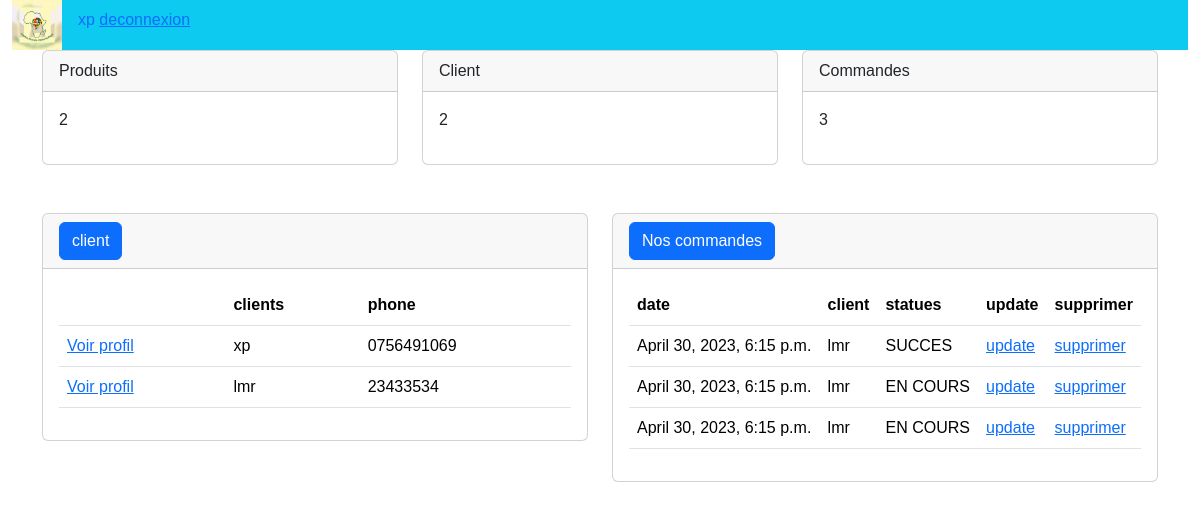
The app's page / (signed in), older data.
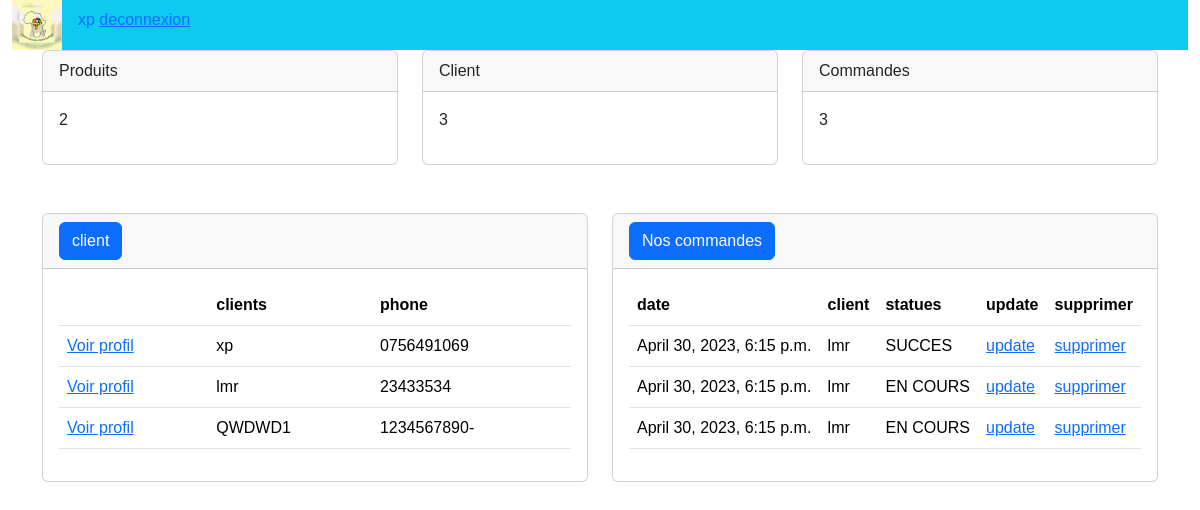
The same page, newer data.
### accounts/models.py (models this page shows, shortened)
class Client(models.Model):
    user = models.OneToOneField(User, null=True, on_delete=models.CASCADE)
    nom = models.CharField(max_length=200, null=True)
    phone = models.CharField(max_length=200, null=True)
    photo_profil = models.ImageField(null=True, blank=True)
    email = models.EmailField(max_length=254, null=True)
    date = models.DateTimeField(auto_now_add=True, null=True)
    def __str__(self):
        return self.nom

class Commande(models.Model):
    STATUS = (("ECHEC", "ECHEC"), ("EN COURS", "EN COURS"), ("SUCCES", "SUCCES"))
    client = models.ForeignKey(Client, null=True, on_delete=models.SET_NULL)
    produit = models.ForeignKey(Produit, null=True, on_delete=models.SET_NULL)
    date = models.DateTimeField(auto_now_add=True, null=True)
    status = models.CharField(max_length=200, null=True, choices=STATUS)

### accounts/decorators.py (the view)
    def wrapper_func(request, *args, **kwargs):
        group = None
        if request.user.groups.exists():
            group = request.user.groups.all()[0].name
        if group == "client":
            return redirect("user_page")
        if group == "admin":
            return view_func(request, *args, **kwargs)

### accounts/views.py (called while the page is built)
@login_required(login_url="loginpage")
@admin_only
def accueil(request):
    clients = Client.objects.all()
    commandes = Commande.objects.all()
    produits = Produit.objects.all()
    totalclients = clients.count()
    totalcommandes = commandes.count()
    totalproduits = produits.count()
    context = {
        "clients": clients,
        "commandes": commandes,
        "totalclients": totalclients,
        "totalcommandes": totalcommandes,
        "totalproduits": totalproduits,
    }
    print(clients)
    return render(request, "accounts/accueil.html", context)

### accounts/templates/accounts/accueil.html (shortened to what this page needs)
{% extends 'accounts/main.html' %}
{% block content %}
<div class="container">
    <div class="row mb-5">
        <div class="col">
            <div class="card">
                <div class="card-header">
                    Produits
                </div>
                <div class="card-body">
                    <p>{{totalproduits}}</p>
                </div>
            </div>
        </div>
        <div class="col">
            <div class="card">
                <div class="card-header">
                    Client
                </div>
                <div class="card-body">
                    <p>{{totalclients}}</p>
                </div>
            </div>
        </div>
        <div class="col">
            <div class="card">
                <div class="card-header">
                    Commandes
                </div>
                <div class="card-body">
                    <p>{{totalcommandes}}</p>
                </div>
            </div>
        </div>
    </div>
    <div class="row">
        <div class="col">
            <div class="card">
                <div class="card-header">
                    <a class="btn btn-primary" href="" >client</a>
                </div>
                <div class="card-body">
                    <table class="table">
                        <tr class="bg-info">
                            <th></th>
                            <th>clients</th>
                            <th>phone</th>
                        </tr>
                    {% for c in clients %}
                        <tr>
                            <td><a href="{% url 'client' c.id %}">Voir profil</a></td>
                            <td>{{c.nom}}</td>
                            <td>{{c.phone}}</td>
                        </tr>
                        {% endfor %}
                    </table>
                </div>
            </div>
        </div>
        <div class="col">
            <div class="card">
                <div class="card-header">
                    <a class="btn btn-primary" href="" >Nos commandes </a>
                </div>
                <div class="card-body">
                    <table class="table">
                        <tr class="bg-info">
                            <th>date</th>
                            <th>client</th>
                            <th>statues</th>
                            <th>update</th>
                            <th>supprimer</th>
                        </tr>
                    {% for c in commandes %}
                        <tr>
                            <td>{{c.date}}</td>
                            <td>{{c.client}}</td>
                            <td>{{c.status}}</td>
                            <td><a href="{% url 'update_commande' c.id %}">update</a></td>
                            <td><a href="{% url 'delete_commande' c.id %}">supprimer</a></td>
                        </tr>
                        {% endfor %}
                    </table>
                </div>
            </div>
        </div>
    </div>
</div>
{% endblock %}

Row changes from the older to the newer data that the page shows:
added Client: nom "QWDWD1", phone "1234567890-"
Text that changed along with them:
{{ totalclients }}: "2" → "3"
